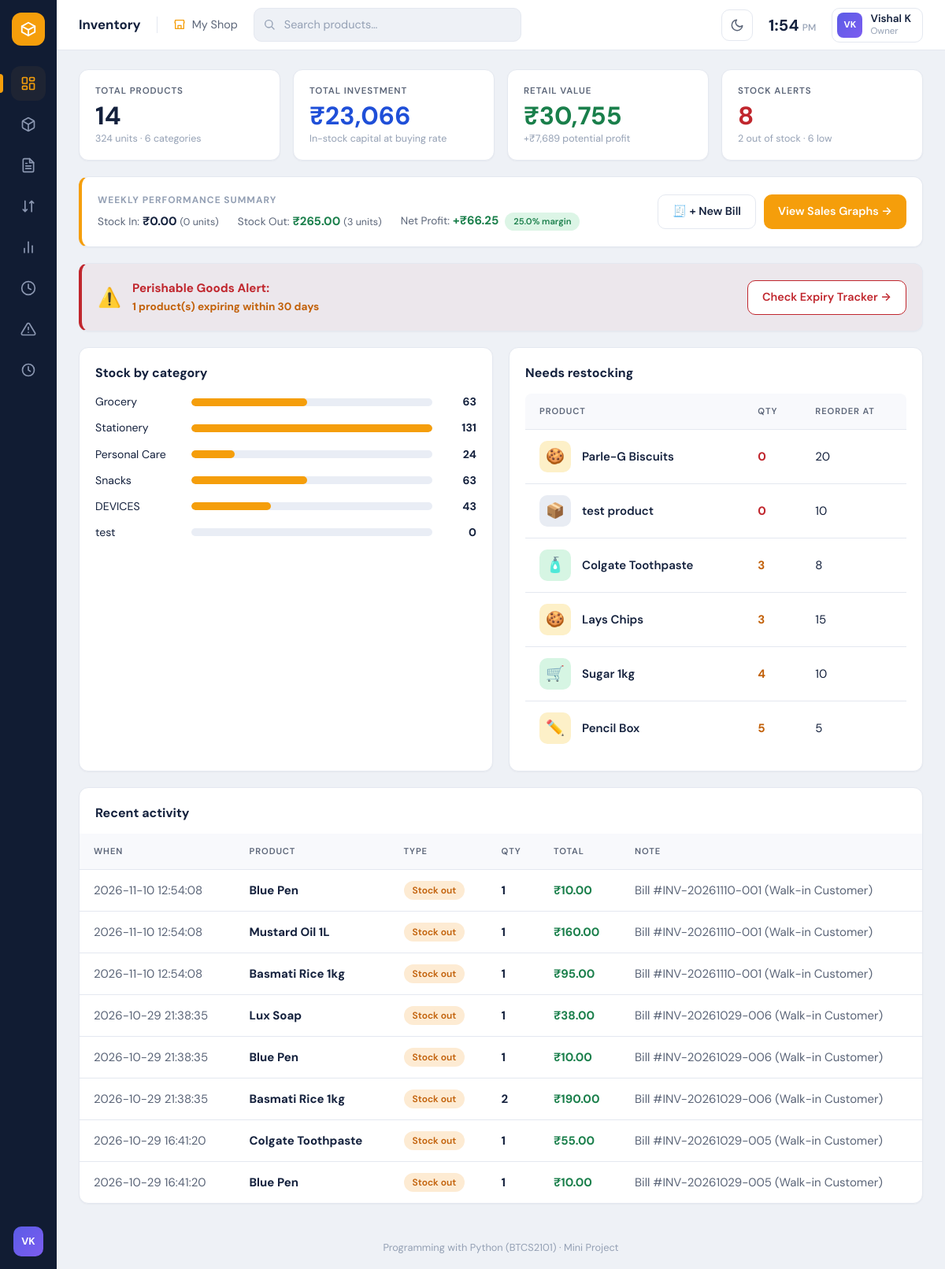
The page / on the database its author committed.
### tables this page shows
CREATE TABLE products (
                    id            INTEGER PRIMARY KEY AUTOINCREMENT,
                    name          TEXT    NOT NULL UNIQUE,
                    category      TEXT    NOT NULL DEFAULT 'General',
                    price         REAL    NOT NULL DEFAULT 0,
                    quantity      INTEGER NOT NULL DEFAULT 0,
                    reorder_level INTEGER NOT NULL DEFAULT 5,
                    created_at    TEXT    NOT NULL
                , cost_price REAL NOT NULL DEFAULT 0, expiry_date TEXT DEFAULT '');

CREATE TABLE transactions (
                    id         INTEGER PRIMARY KEY AUTOINCREMENT,
                    product_id INTEGER NOT NULL,
                    kind       TEXT    NOT NULL CHECK (kind IN ('IN', 'OUT')),
                    quantity   INTEGER NOT NULL,
                    note       TEXT,
                    created_at TEXT    NOT NULL, unit_price REAL NOT NULL DEFAULT 0, cost_price REAL NOT NULL DEFAULT 0, total_amount REAL NOT NULL DEFAULT 0, reason TEXT DEFAULT 'SALE', is_loss INTEGER DEFAULT 0,
                    FOREIGN KEY (product_id) REFERENCES products(id)
                        ON DELETE CASCADE
                );

### app.py (the view)
@app.route("/")
def dashboard():
    return render_template(
        "dashboard.html",
        summary=manager.summary(),
        analytics=manager.get_analytics_summary(period="weekly"),
        expiry=manager.get_expiry_report(),
        low_stock=manager.low_stock_products(),
        recent=manager.list_transactions(limit=8),
        by_category=manager.stock_by_category(),
    )

### inventory.py (called while the page is built)
    def _connect(self):
        conn = sqlite3.connect(self.db_path)
        conn.row_factory = sqlite3.Row          # rows behave like dictionaries
        conn.execute("PRAGMA foreign_keys = ON")
        return conn

    def list_products(self, search="", category=""):
        query = "SELECT * FROM products WHERE 1=1"
        params = []
        if search:
            query += " AND name LIKE ?"
            params.append(f"%{search.strip()}%")
        if category:
            query += " AND category = ?"
            params.append(category)
        query += " ORDER BY name COLLATE NOCASE"
        conn = self._connect()
        try:
            rows = conn.execute(query, params).fetchall()
        finally:
            conn.close()
        return [dict(r) for r in rows]

    def low_stock_products(self):
        conn = self._connect()
        try:
            rows = conn.execute(
                "SELECT * FROM products WHERE quantity <= reorder_level "
                "ORDER BY quantity ASC, name"
            ).fetchall()
        finally:
            conn.close()
        return [dict(r) for r in rows]

    def stock_by_category(self):
        totals = {}
        for p in self.list_products():
            totals[p["category"]] = totals.get(p["category"], 0) + p["quantity"]
        return totals

### templates/dashboard.html (shortened to what this page needs)
{% extends "base.html" %}
{% from "macros.html" import product_tile, kind_badge %}
{% block content %}
<section class="stats">
  <div class="stat">
    <div class="label">Total products</div>
    <div class="value">{{ summary.total_products }}</div>
    <div class="hint">{{ summary.total_units }} units · {{ summary.categories }} categories</div>
  </div>
  <div class="stat">
    <div class="label">Total Investment</div>
    <div class="value blue">₹{{ "{:,.0f}".format(summary.total_investment) }}</div>
    <div class="hint">In-stock capital at buying rate</div>
  </div>
  <div class="stat">
    <div class="label">Retail Value</div>
    <div class="value" style="color:var(--green)">₹{{ "{:,.0f}".format(summary.total_value) }}</div>
    <div class="hint">+₹{{ "{:,.0f}".format(summary.potential_profit) }} potential profit</div>
  </div>
  <div class="stat">
    <div class="label">Stock Alerts</div>
    <div class="value {{ 'red' if summary.out_of_stock_count > 0 else 'orange' }}">
      {{ summary.low_stock_count + summary.out_of_stock_count }}
    </div>
    <div class="hint">{{ summary.out_of_stock_count }} out of stock · {{ summary.low_stock_count }} low</div>
  </div>
</section>
<section class="panel" style="display: flex; flex-wrap: wrap; align-items: center; justify-content: space-between; gap: 16px; border-left: 4px solid var(--accent);">
  <div>
    <div style="font-size: 0.75rem; text-transform: uppercase; letter-spacing: 0.08em; color: var(--ink-faint); font-weight: 700;">Weekly Performance Summary</div>
    <div style="display: flex; gap: 24px; margin-top: 6px; flex-wrap: wrap; align-items: center;">
      <div>
        <span class="muted" style="font-size: 0.85rem;">Stock In:</span>
        <strong>₹{{ "{:,.2f}".format(analytics.stocks_in_amount) }}</strong>
        <small class="muted">({{ analytics.stocks_in_qty }} units)</small>
      </div>
      <div>
        <span class="muted" style="font-size: 0.85rem;">Stock Out:</span>
        <strong style="color:var(--green);">₹{{ "{:,.2f}".format(analytics.stocks_out_amount) }}</strong>
        <small class="muted">({{ analytics.stocks_out_qty }} units)</small>
      </div>
      <div>
        <span class="muted" style="font-size: 0.85rem;">Net Profit:</span>
        <strong style="color:var(--green);">+₹{{ "{:,.2f}".format(analytics.profit) }}</strong>
        <span class="badge ok" style="font-size:0.7rem; margin-left:4px;">{{ analytics.profit_margin }}% margin</span>
      </div>
    </div>
  </div>
  <div style="display:flex; gap:10px; flex-wrap:wrap;">
    <a class="btn ghost" href="{{ url_for('billing') }}">🧾 + New Bill</a>
    <a class="btn" href="{{ url_for('analytics') }}">View Sales Graphs →</a>
  </div>
</section>
{% if summary.expired_count > 0 or summary.expiring_soon_count > 0 %}
<section class="panel" style="display: flex; flex-wrap: wrap; align-items: center; justify-content: space-between; gap: 14px; border-left: 4px solid var(--red); background: rgba(192, 38, 45, 0.05);">
  <div style="display: flex; align-items: center; gap: 14px;">
    <span style="font-size: 1.5rem;">⚠️</span>
    <div>
      <strong style="color: var(--red); font-size: 0.95rem;">Perishable Goods Alert:</strong>
      <div class="muted" style="font-size: 0.85rem; margin-top: 2px;">
        {% if summary.expiring_soon_count > 0 %}
          <strong style="color:var(--orange);">{{ summary.expiring_soon_count }} product(s) expiring within 30 days</strong>
        {% endif %}
      </div>
    </div>
  </div>
  <a class="btn ghost" href="{{ url_for('expiry') }}" style="border-color: var(--red); color: var(--red);">Check Expiry Tracker →</a>
</section>
{% endif %}
<div class="grid-2">
  <section class="panel">
    <h2>Stock by category</h2>
    {% if by_category %}
      {% set biggest = by_category.values()|max or 1 %}
      {% for name, units in by_category.items() %}
        <div class="bar-row">
          <span class="bar-label">{{ name }}</span>
          <div class="bar-track"><div class="bar-fill" style="width: {{ (units / biggest * 100)|round|int }}%"></div></div>
          <span class="bar-value">{{ units }}</span>
        </div>
      {% endfor %}
    {% else %}
      <p class="muted">No products yet. <a href="{{ url_for('add_product') }}">Add your first product</a>.</p>
    {% endif %}
  </section>
  <section class="panel">
    <h2>Needs restocking</h2>
    {% if low_stock %}
      <div class="table-wrap">
      <table>
        <thead><tr><th>Product</th><th>Qty</th><th>Reorder at</th></tr></thead>
        <tbody>
        {% for p in low_stock[:6] %}
        <tr>
          <td><a class="product-cell" href="{{ url_for('stock', product_id=p.id) }}" style="color:inherit">{{ product_tile(p.category) }}{{ p.name }}</a></td>
          <td><span class="num {{ 'red' if p.quantity == 0 else 'orange' }}">{{ p.quantity }}</span></td>
          <td>{{ p.reorder_level }}</td>
        </tr>
        {% endfor %}
        </tbody>
      </table>
      </div>
    {% else %}
      <p class="muted">Everything is well stocked.</p>
    {% endif %}
  </section>
</div>
<section class="panel flush">
  <div style="padding:20px 20px 0"><h2>Recent activity</h2></div>
  {% if recent %}
  <div class="table-wrap">
  <table>
    <thead><tr><th>When</th><th>Product</th><th>Type</th><th>Qty</th><th>Total</th><th>Note</th></tr></thead>
    <tbody>
    {% for t in recent %}
    <tr>
      <td class="muted">{{ t.created_at }}</td>
      <td><strong>{{ t.product_name }}</strong></td>
      <td>{{ kind_badge(t) }}</td>
      <td class="num">{{ t.quantity }}</td>
      <td class="num" style="color:{{ 'var(--green)' if t.kind == 'OUT' else 'var(--orange)' }}">₹{{ "{:,.2f}".format(t.total_amount or 0) }}</td>
      <td class="muted">{{ t.note }}</td>
    </tr>
    {% endfor %}
    </tbody>
  </table>
  </div>
  {% else %}
    <div class="empty">No activity yet.</div>
  {% endif %}
</section>
{% endblock %}

### templates/macros.html (shortened to what this page needs)
{% macro product_tile(category) -%}
  {%- set c = (category or '')|lower -%}
  {%- if 'drink' in c or 'beverage' in c %}<span class="tile t-blue">🥤</span>
  {%- elif 'snack' in c %}<span class="tile t-yellow">🍪</span>
  {%- elif 'grocer' in c %}<span class="tile t-green">🛒</span>
  {%- elif 'food' in c or 'bakery' in c %}<span class="tile t-pink">🥐</span>
  {%- elif 'station' in c %}<span class="tile t-yellow">✏️</span>
  {%- elif 'care' in c or 'beauty' in c %}<span class="tile t-green">🧴</span>
  {%- elif 'electr' in c %}<span class="tile t-blue">🔌</span>
  {%- else %}<span class="tile t-grey">📦</span>{% endif -%}
{%- endmacro %}
{% macro kind_badge(t) -%}
  <span class="badge {{ 'ok' if t.kind == 'IN' else 'warn' }}">{{ 'Stock in' if t.kind == 'IN' else 'Stock out' }}</span>
{%- endmacro %}

### static/style.css (style rules this page uses)
:root { --sidebar: #111c33; --sidebar-hover: #1c2a47; --bg: #eef1f6; --surface: #ffffff; --border: #e4e8f0; --surface-2: #f8f9fc; --hover: #f4f6fa; --track: #e9edf5; --code-bg: #f4f6fa; --nav-active: #1e2433; --ink: #14213d; --ink-soft: #5b6578; --ink-faint: #94a0b4; --accent: #f59e0b; --accent-dark: #d98506; --green: #1a7f4b; --green-bg: #dcf5e6; --orange: #c2610a; --orange-bg: #fdebd3; --red: #c0262d; --red-bg: #fde3e3; --blue: #1f4fd8; --t-yellow: #fdf0c8; --t-pink: #fbdcec; --t-green: #d6f5e3; --t-blue: #dde6fb; --t-red: #fbdcdc; --t-grey: #e8ecf3; color-scheme: light; --radius: 12px; --shadow: 0 1px 2px rgba(20, 33, 61, .04); }
* { box-sizing: border-box; }
body { margin: 0; font-family: "DM Sans", "Segoe UI", system-ui, -apple-system, sans-serif; background: var(--bg); color: var(--ink); font-size: 15px; line-height: 1.5; }
a { color: var(--blue); text-decoration: none; }
h2 { margin: 0 0 14px; font-size: 1rem; font-weight: 700; }
.muted { color: var(--ink-soft); }
.stats { display: grid; grid-template-columns: repeat(auto-fit, minmax(200px, 1fr)); gap: 16px; margin-bottom: 20px; }
.stat { background: var(--surface); border: 1px solid var(--border); border-radius: var(--radius); padding: 18px 20px; box-shadow: var(--shadow); }
.stat .label { font-size: .72rem; font-weight: 600; letter-spacing: .08em; text-transform: uppercase; color: var(--ink-soft); }
.stat .value { font-size: 2rem; font-weight: 700; line-height: 1.2; margin-top: 4px; }
.stat .hint { font-size: .78rem; color: var(--ink-faint); }
.stat .value.red { color: var(--red); }
.stat .value.blue { color: var(--blue); }
.panel { background: var(--surface); border: 1px solid var(--border); border-radius: var(--radius); box-shadow: var(--shadow); padding: 20px; margin-bottom: 20px; }
.panel.flush { padding: 0; overflow: hidden; }
.table-wrap { overflow-x: auto; }
table { width: 100%; border-collapse: collapse; }
thead th { text-align: left; font-size: .7rem; font-weight: 600; letter-spacing: .08em; text-transform: uppercase; color: var(--ink-soft); padding: 14px 18px; background: var(--surface-2); border-bottom: 1px solid var(--border); white-space: nowrap; }
tbody td { padding: 14px 18px; border-bottom: 1px solid var(--border); vertical-align: middle; }
tbody tr:last-child td { border-bottom: 0; }
.panel:not(.flush) thead th:first-child { border-top-left-radius: 8px; }
.panel:not(.flush) thead th:last-child { border-top-right-radius: 8px; }
.num { font-weight: 700; }
.num.orange { color: var(--orange); }
.num.red { color: var(--red); }
.product-cell { display: flex; align-items: center; gap: 14px; font-weight: 600; }
.tile { width: 40px; height: 40px; border-radius: 10px; display: grid; place-items: center; font-size: 1.2rem; flex: none; }
.tile.t-yellow { background: var(--t-yellow); }
.tile.t-green { background: var(--t-green); }
.tile.t-grey { background: var(--t-grey); }
.badge { display: inline-block; padding: 3px 11px; border-radius: 999px; font-size: .75rem; font-weight: 600; white-space: nowrap; }
.badge.ok { background: var(--green-bg); color: var(--green); }
.badge.warn { background: var(--orange-bg); color: var(--orange); }
.btn { display: inline-flex; align-items: center; gap: 6px; background: var(--accent); color: #fff; border: 0; border-radius: 10px; padding: 10px 18px; font: inherit; font-weight: 600; font-size: .9rem; cursor: pointer; }
.btn.ghost { background: var(--surface); color: var(--ink); border: 1px solid var(--border); }
.grid-2 { display: grid; grid-template-columns: repeat(auto-fit, minmax(340px, 1fr)); gap: 20px; }
.bar-row { display: grid; grid-template-columns: 110px 1fr 44px; align-items: center; gap: 12px; margin-bottom: 12px; }
.bar-label { font-size: .88rem; overflow: hidden; text-overflow: ellipsis; white-space: nowrap; }
.bar-track { background: var(--track); border-radius: 6px; height: 10px; overflow: hidden; }
.bar-fill { background: var(--accent); height: 100%; border-radius: 6px; }
.bar-value { text-align: right; font-weight: 700; font-size: .88rem; }
body, .topbar, .panel, .stat, .user-chip, .btn, input, select, thead th, tbody td { transition: background-color .2s, color .2s, border-color .2s; }

### rows shown on the page
products: category "Grocery", {{ (units / biggest * 100)|round|int }} 48 (drawn), units "63"
products: category "Stationery", {{ (units / biggest * 100)|round|int }} 100 (drawn), units "131"
products: category "Personal Care", {{ (units / biggest * 100)|round|int }} 18 (drawn), units "24", name "Colgate Toothpaste", quantity "3", reorder_level "8"
products: category "Snacks", {{ (units / biggest * 100)|round|int }} 48 (drawn), units "63", name "Lays Chips", quantity "3", reorder_level "15"
products: category "DEVICES", {{ (units / biggest * 100)|round|int }} 33 (drawn), quantity "43"
products: category "test", quantity "0", name "test product", reorder_level "10"
products: name "Parle-G Biscuits", quantity "0", reorder_level "20"
products: name "Sugar 1kg", quantity "4", reorder_level "10"
products: name "Pencil Box", quantity "5", reorder_level "5"
transactions: created_at "2026-11-10 12:54:08", product_name "Blue Pen", kind "Stock out", quantity "1", total_amount "10.00", note "Bill #INV-20261110-001 (Walk-in Customer)"
transactions: created_at "2026-11-10 12:54:08", product_name "Mustard Oil 1L", kind "Stock out", quantity "1", total_amount "160.00", note "Bill #INV-20261110-001 (Walk-in Customer)"
transactions: created_at "2026-11-10 12:54:08", product_name "Basmati Rice 1kg", kind "Stock out", quantity "1", total_amount "95.00", note "Bill #INV-20261110-001 (Walk-in Customer)"
transactions: created_at "2026-10-29 21:38:35", product_name "Lux Soap", kind "Stock out", quantity "1", total_amount "38.00", note "Bill #INV-20261029-006 (Walk-in Customer)"
transactions: created_at "2026-10-29 21:38:35", product_name "Blue Pen", kind "Stock out", quantity "1", total_amount "10.00", note "Bill #INV-20261029-006 (Walk-in Customer)"
transactions: created_at "2026-10-29 21:38:35", product_name "Basmati Rice 1kg", kind "Stock out", quantity "2", total_amount "190.00", note "Bill #INV-20261029-006 (Walk-in Customer)"
transactions: created_at "2026-10-29 16:41:20", product_name "Colgate Toothpaste", kind "Stock out", quantity "1", total_amount "55.00", note "Bill #INV-20261029-005 (Walk-in Customer)"
transactions: created_at "2026-10-29 16:41:20", product_name "Blue Pen", kind "Stock out", quantity "1", total_amount "10.00", note "Bill #INV-20261029-005 (Walk-in Customer)"

### other values the page prints
{{ USER_NAME[:1]|upper }} "V"
{{ SHOP_NAME }} "My Shop"
{{ USER_NAME }} "Vishal K"
{{ USER_ROLE }} "Owner"
{{ summary.total_products }} "14"
{{ summary.total_units }} "324"
{{ summary.categories }} "6"
{{ "{:,.0f}".format(summary.total_investment) }} "23,066"
{{ "{:,.0f}".format(summary.total_value) }} "30,755"
{{ "{:,.0f}".format(summary.potential_profit) }} "7,689"
{{ summary.low_stock_count + summary.out_of_stock_count }} "8"
{{ summary.out_of_stock_count }} "2"
{{ summary.low_stock_count }} "6"
{{ "{:,.2f}".format(analytics.stocks_in_amount) }} "0.00"
{{ analytics.stocks_in_qty }} "0"
